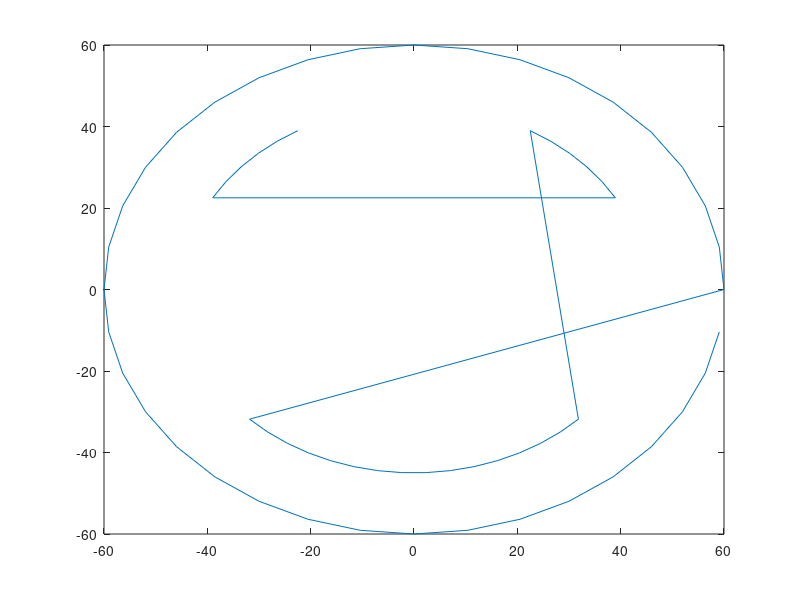

Reproduce this figure in MATLAB. (Note: this script raises an error after producing the figure.)
% This script sets the trajectory

%%%%%%%%%%%%%%%%%%%%%%
% Desired Trajectory %
%%%%%%%%%%%%%%%%%%%%%%
% xy coordinates of circle moving left to right

% Robot XY Trajectory for cross-hatch pattern
% face
radius = 60;

lengTh = radius * ones(1,36);

angleInDeg = 0:10:350;

angleInRad = angleInDeg * pi/180;

Xd_face = lengTh.*cos(angleInRad);
Yd_face = lengTh.*sin(angleInRad);

% left eye
radius = 45;

lengTh = radius * ones(1,6);

angleInDeg = 120:6:150;

angleInRad = angleInDeg * pi/180;

Xd_leftI = lengTh.*cos(angleInRad);
Yd_leftI = lengTh.*sin(angleInRad);

% right eye

angleInDeg = 30:6:60;

angleInRad = angleInDeg * pi/180;

Xd_rightI = lengTh.*cos(angleInRad);
Yd_rightI = lengTh.*sin(angleInRad);

% smile
lengTh = radius * ones(1,16);

angleInDeg = -45:-6:-135;

angleInRad = angleInDeg * pi/180;

Xd_smile = lengTh.*cos(angleInRad);
Yd_smile = lengTh.*sin(angleInRad);

Xd = [Xd_leftI, Xd_rightI, Xd_smile, Xd_face];
Yd = [Yd_leftI, Yd_rightI, Yd_smile, Yd_face];
Zd = ones(1,length(Xd));

plot(Xd, Yd);


% Sample Time for Set-Point Time Vector
SampleTime = TotalTime / (length(Xd)-1);

%%%%%%%%%%%%%%%%%%%%%%%%%%%%%%%%%%%%%%%%%%%%%
% Values you should over-write in Control.m %
%%%%%%%%%%%%%%%%%%%%%%%%%%%%%%%%%%%%%%%%%%%%%

% =====================
% Set-Point Time Vector
% =====================
Time       = 0:SampleTime:TotalTime;       % DO NOT CHANGE TotalTime
